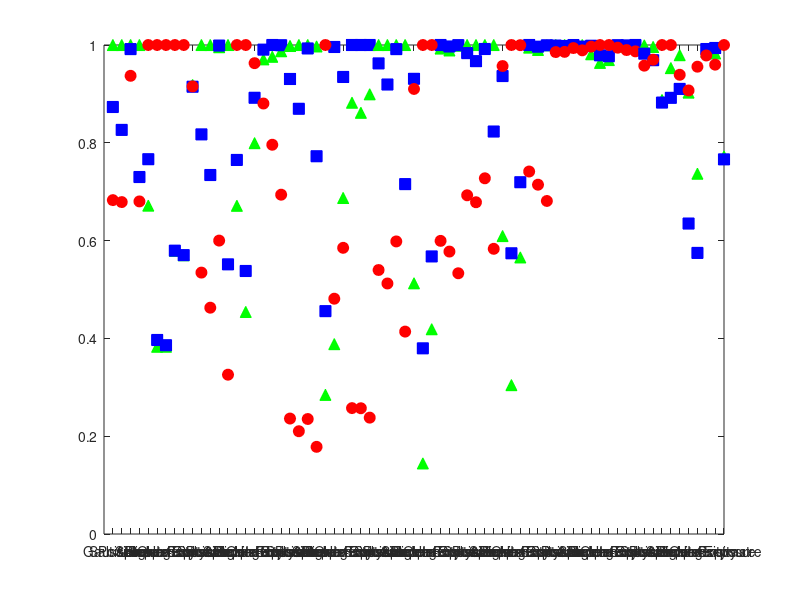

The MATLAB script that drew this image: (Note: this script raises an error after producing the figure.)
%% Script to Analyze Image Quality Metrics Results

% Clover Thebolt, clover.thebolt@gtri.gatech.edu
% Rohit Chakravarthy, rohit.chakravarthy@gtri.gatech.edu

clc
clear all
close all

%% General Parameters
MetricTypes = {'PSNR (dB)','SSIM Score','CWSSIM Score','UNIQUE Score',...
    'MSUNIQUE Score','CSV Score','SUMMER Score'};
EnhMethTypes = {'BLS-GSM (Wavelet-Transform Method)','BM3D (Blended Method)',...
    'NLM (Spatial Method)'};
EnhMethColors = {'g','b','r'};
EnhMethMarkers = {'^','square','o'};

%% Load Set 12 Results and Initialize Parameters
% Load Results for Set12. Key:
% 1st dim is # of distortion types (10 total)
% 2nd dim is # of images (12 total)
% 3rd dim is # of metrics (7 total)
load('set12MetricsNLM_var0.001.mat','set12MetricsNLM');
load('set12MetricsBM3D_var0.001.mat','set12MetricsBM3D');
load('set12MetricsBLSGSM_var0.001.mat','set12MetricsBLSGSM');
% Combine cells into one
set12MetricsResults(:,:,:,1) = set12MetricsBLSGSM;
set12MetricsResults(:,:,:,2) = set12MetricsBM3D;
set12MetricsResults(:,:,:,3) = set12MetricsNLM;
set12MetricsResults_rev_order = set12MetricsResults;
set12MetricsResults_rev_order(6,:,:,:) = set12MetricsResults(7,:,:,:);
set12MetricsResults_rev_order(7,:,:,:) = set12MetricsResults(6,:,:,:);
set12MetricsResults = set12MetricsResults_rev_order;
% Dataset-specific Parameters
num_images_set12 = 12;
% Set12DistortionTypes = {'Gaussian (var=0.001)','Poisson','Salt & Pepper',...
%     'Speckle','Blurring','High Intensity','Low Intensity',...
%     'Under Exposure','Over Exposure','Contrast'};  % Orig order in public drive
set12DistortionTypes = {'Gaussian','Poisson','Salt & Pepper',...
    'Speckle','Blurring','Low Intensity','High Intensity',...
    'Under-Exposure','Over-Exposure','Contrast'};  % Revised order

%% (Not Used) Plot Individual Image Quality Enhancement Results
% for i_metric_type = 1:1  %length(MetricTypes)
%     for i_distortion_type = 1:1  %length(Set12DistortionTypes)  
%         figure
%         for i_enh_meth = 1:3
%             plot(1:num_images_set12,[set12MetricsResults{i_distortion_type,:,i_metric_type,i_enh_meth}],...
%                 'Color',EnhMethColors{i_enh_meth},'LineStyle','none',...
%                 'Marker',EnhMethMarkers{i_enh_meth},'MarkerSize',8,'MarkerFaceColor',EnhMethColors{i_enh_meth})
%             hold on
%         end
%         title('Comparison of Image Quality Enhancement Methods',...
%             strcat('Dataset=Set12, Distortion Type=',set12DistortionTypes(i_distortion_type)))
%         xlabel('Image Number'), ylabel(MetricTypes(i_metric_type))
%         legend('BLS-GSM (Wavelet-Transform Method)','BM3D (Blended Method)','NLM (Spatial Method)',...
%             'Location','best')
%     end
% end

%% (Plots Not Used) Get Enhancement Method Rankings
indiv_im_rankings = zeros(num_images_set12,3,length(set12DistortionTypes),length(MetricTypes));
all_im_avg_rankings = zeros(3,length(set12DistortionTypes),length(MetricTypes));
for i_metric_type = 1:length(MetricTypes)
    for i_distortion_type = 1:length(set12DistortionTypes)  
        for i_image = 1:num_images_set12
            [~,m_ind] = sort([set12MetricsResults{i_distortion_type,i_image,i_metric_type,:}],'descend');
            indiv_im_rankings(i_image,1:3,i_distortion_type,i_metric_type) = m_ind;
        end
        all_im_avg_rankings(:,i_distortion_type,i_metric_type) = mean(indiv_im_rankings(:,:,i_distortion_type,i_metric_type),1);
    end
end
% % Plot Rankings
% for i_metric_type = 1:1  %length(MetricTypes)
%     figure
%     for i_enh_meth = 1:3   
%         plot(1:length(set12DistortionTypes),all_im_avg_rankings(i_enh_meth,:,i_metric_type),...
%             'Color',EnhMethColors{i_enh_meth},'LineStyle','none',...
%             'Marker',EnhMethMarkers{i_enh_meth},'MarkerSize',8,'MarkerFaceColor',EnhMethColors{i_enh_meth})
%         hold on
%     end
%     set(gca,'Ydir','reverse')
%     title('Comparison of Image Quality Enhancement Method Rankings',...
%         strcat('Dataset=Set12, All Distortion Types, Metric Type=',MetricTypes(i_metric_type)))
%     xlabel('Distortion Type'), ylabel('Ranking (1-3)')
%     xticklabels(set12DistortionTypes)
%     legend('BLS-GSM (Wavelet-Transform Method)','BM3D (Blended Method)',...
%         'NLM (Spatial Method)','Location','best')
% end

%% (Not Used) Get Average Scores
% all_im_avg_scores = zeros(3,length(set12DistortionTypes),length(MetricTypes));
% for i_metric_type = 1:length(MetricTypes)
%     for i_distortion_type = 1:length(set12DistortionTypes)
%         for i_enh_meth = 1:3
%             all_im_avg_scores(i_enh_meth,i_distortion_type,i_metric_type) = mean([set12MetricsResults{i_distortion_type,:,i_metric_type,i_enh_meth}],2);
%         end
%     end
% end
% % Plot Average Scores Across Images
% for i_metric_type = 1:1  %length(MetricTypes)
%     figure
%     for i_enh_meth = 1:3   
%         plot(1:length(set12DistortionTypes),all_im_avg_scores(i_enh_meth,:,i_metric_type),...
%             'Color',EnhMethColors{i_enh_meth},'LineStyle','none',...
%             'Marker',EnhMethMarkers{i_enh_meth},'MarkerSize',8,'MarkerFaceColor',EnhMethColors{i_enh_meth})
%         hold on
%     end
%     title('Comparison of Image Quality Enhancement Method Scores',...
%         strcat('Dataset=Set12, All Distortion Types, Metric Type=',MetricTypes(i_metric_type)))
%     xlabel('Distortion Type'), ylabel('Metric Type Score')
%     xticklabels(set12DistortionTypes)
%     legend('BLS-GSM (Wavelet-Transform Method)','BM3D (Blended Method)',...
%         'NLM (Spatial Method)','Location','best')
% end

%% Normalize Scores for each image to be between 0 and 1
indiv_im_scores_norm = zeros(length(set12DistortionTypes),num_images_set12,length(MetricTypes),3);
all_im_avg_scores_norm = zeros(3,length(set12DistortionTypes),length(MetricTypes));
for i_metric_type = 1:length(MetricTypes)
    for i_distortion_type = 1:length(set12DistortionTypes)  
        for i_image = 1:12
            indiv_im_scores_norm(i_distortion_type,i_image,i_metric_type,:) = normalize([set12MetricsResults{i_distortion_type,i_image,i_metric_type,:}],"norm",Inf);
        end
        all_im_avg_scores_norm(:,i_distortion_type,i_metric_type) = mean(indiv_im_scores_norm(i_distortion_type,:,i_metric_type,:),2);
    end
end
% Plot Normalized Scores
figure
MetricType_Labels = {'PSNR','SSIM','CWSSIM','UNIQUE','MSUNIQUE','CSV','SUMMER'};
set12DistortionTypes_xaxis = repmat(set12DistortionTypes,1,length(MetricTypes));  % Revised order
for i_metric_type = 1:length(MetricTypes)
    for i_enh_meth = 1:3   
        plot((i_metric_type-1)*length(set12DistortionTypes)+1:(i_metric_type-1)*length(set12DistortionTypes)+length(set12DistortionTypes),all_im_avg_scores_norm(i_enh_meth,:,i_metric_type),...
            'Color',EnhMethColors{i_enh_meth},'LineStyle','none',...
            'Marker',EnhMethMarkers{i_enh_meth},'MarkerSize',8,'MarkerFaceColor',EnhMethColors{i_enh_meth})
        set(gca,'XTick',(1:length(set12DistortionTypes)*length(MetricTypes)),'XTickLabel',repmat(set12DistortionTypes,1,length(MetricTypes)))
        hold on
    end
end
title('Comparison of Image Quality Enhancement Method Scores (Normalized)',...
    strcat('Dataset=Set12, All Distortion Types, All Metric Types'))
xlabel('Distortion Type'), ylabel('Normalized Scores (0-1)')
legend('BLS-GSM (Wavelet-Transform Method)','BM3D (Blended Method)',...
    'NLM (Spatial Method)','Location','east')

%% Calc Totals of Best/#1 Rankings by Distortion Type
all_im_avg_rankings_rounded = round(all_im_avg_rankings);
enh_meths_best_totals = zeros(3,length(set12DistortionTypes));
for i_distortion_type = 1:length(set12DistortionTypes)
    for i_enh_meth = 1:3
        enh_meths_best_totals(i_enh_meth,i_distortion_type) = ...
            sum(all_im_avg_rankings_rounded(i_enh_meth,i_distortion_type,:)==1);
    end
end
% Bar graph of the totals
figure
h_bar = bar(enh_meths_best_totals');
set(gca,'XTick',(1:length(set12DistortionTypes)),'XTickLabel',set12DistortionTypes)
h_ax = gca;
h_ax.ColorOrder = [0 1 0; 0 0 1; 1 0 0];
h_text = [];
for i_bar = 1:length(h_bar)
    h_text = [h_text text(h_bar(i_bar).XData+h_bar(i_bar).XOffset,h_bar(i_bar).YData,num2str(h_bar(i_bar).YData.'), ...
                          'VerticalAlignment','bottom','horizontalalign','center')];
end
ylim([0 7.5])
title('Image Quality Enhancement Method Rankings By Distortion Type',...
    strcat('Dataset=Set12, Summing #1 Rankings over All 7 Metric Types'))
xlabel('Distortion Type'), ylabel('#1 Rankings (max 7 possible)')
legend('BLS-GSM (Wavelet-Transform Method)','BM3D (Blended Method)','NLM (Spatial Method)',...
    'Location','north')


%% Cross-Dataset Comparison
CompData = [14 6 1; 5 12 7; 6 13 8; 5 9 10];
CompDistortionTypes = {'Gaussian','Under-Exposure','Over-Exposure','Blurring'};
figure
h_bar = bar(CompData);
set(gca,'XTick',(1:length(CompDistortionTypes)),'XTickLabel',CompDistortionTypes)
h_ax = gca;
h_ax.ColorOrder = [0 1 0; 0 0 1; 1 0 0];
h_text = [];
for i_bar = 1:length(h_bar)
    h_text = [h_text text(h_bar(i_bar).XData+h_bar(i_bar).XOffset,h_bar(i_bar).YData,num2str(h_bar(i_bar).YData.'), ...
                          'VerticalAlignment','bottom','horizontalalign','center')];
end
ylim([0 17])
title('Image Quality Enhancement Method Rankings Across Datasets',...
    'Summing #1 Rankings over All 7 Metric Types for Selected Distortion Types')
xlabel('Distortion Type'), ylabel('#1 Rankings')
legend('BLS-GSM (Wavelet-Transform Method)','BM3D (Blended Method)','NLM (Spatial Method)',...
    'Location','north')
